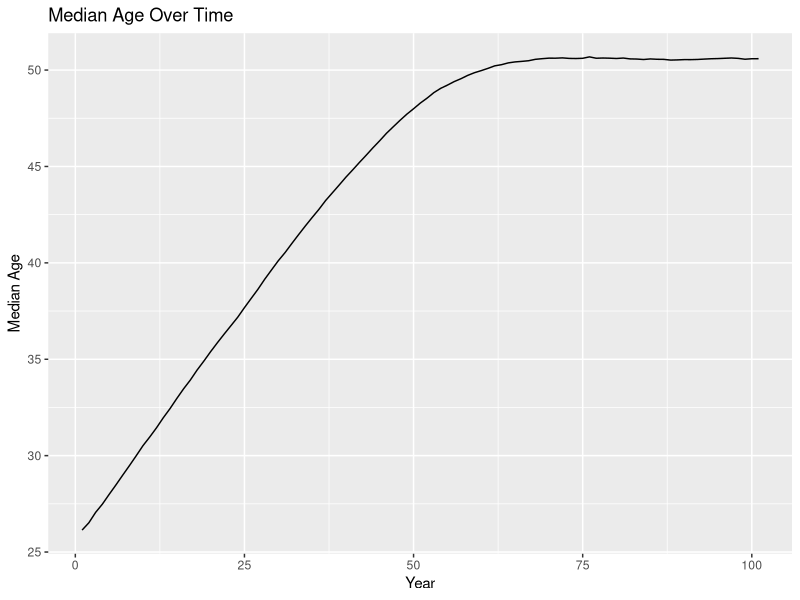
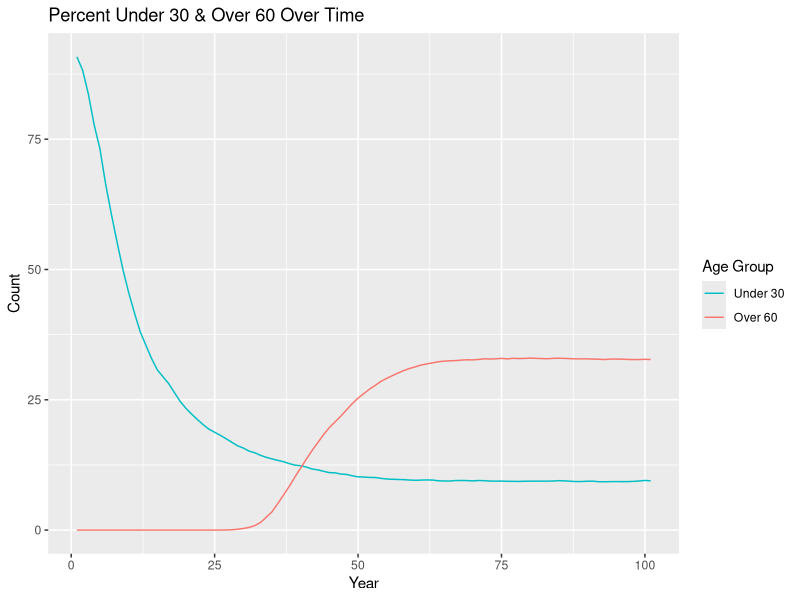
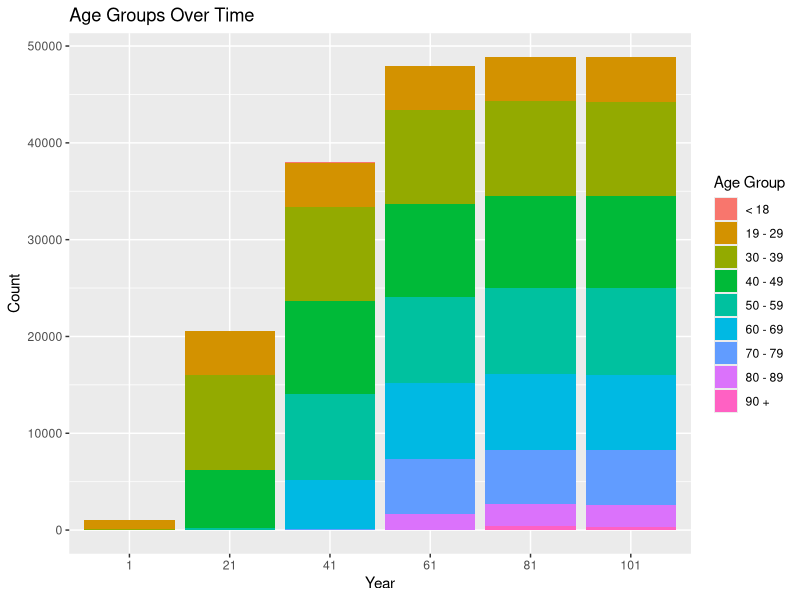
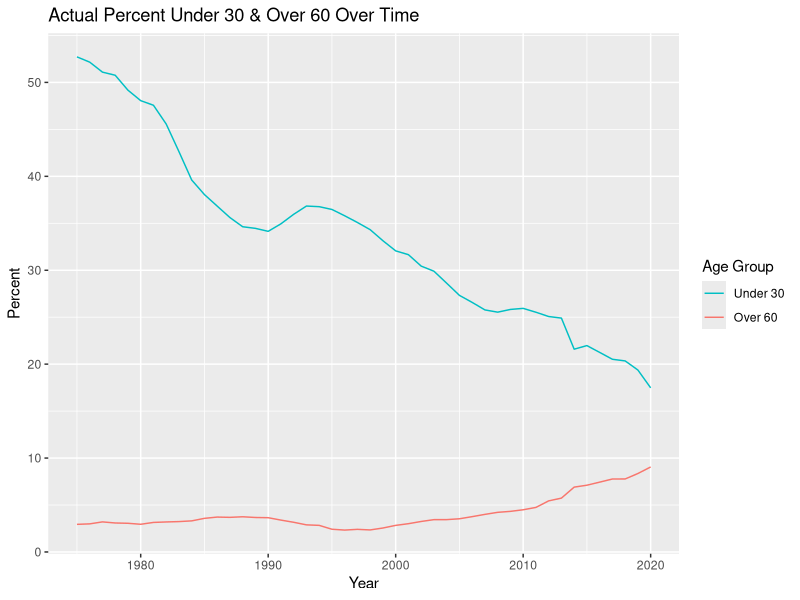
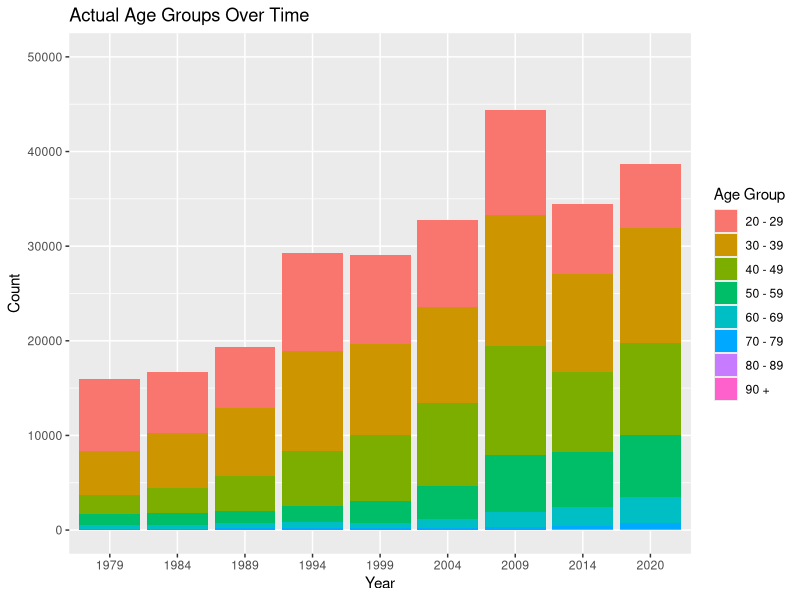
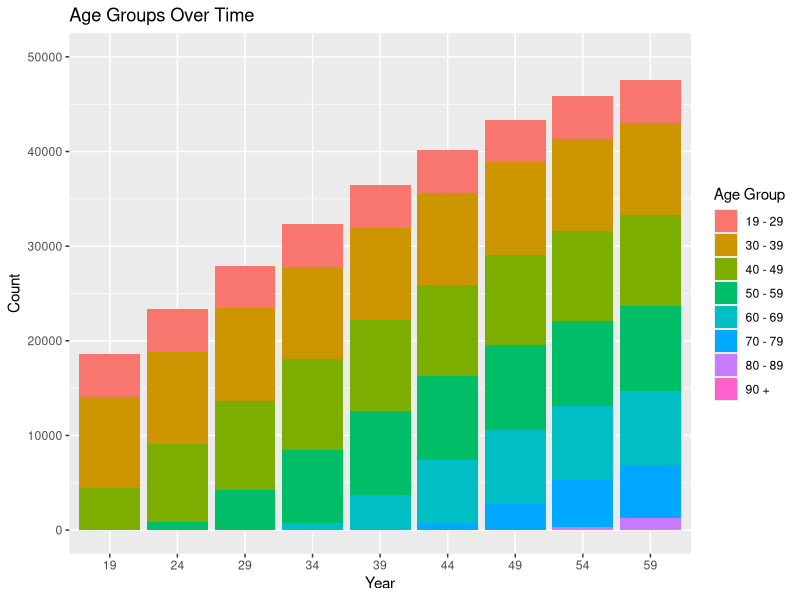
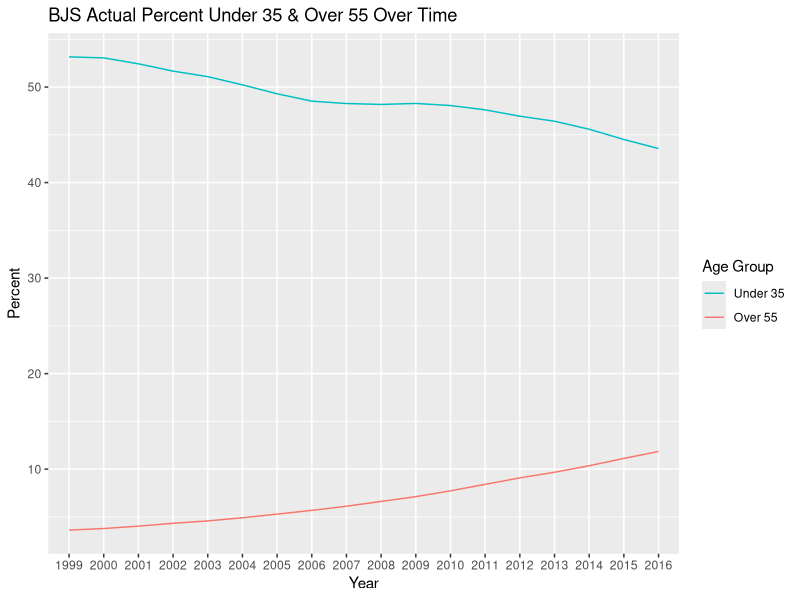
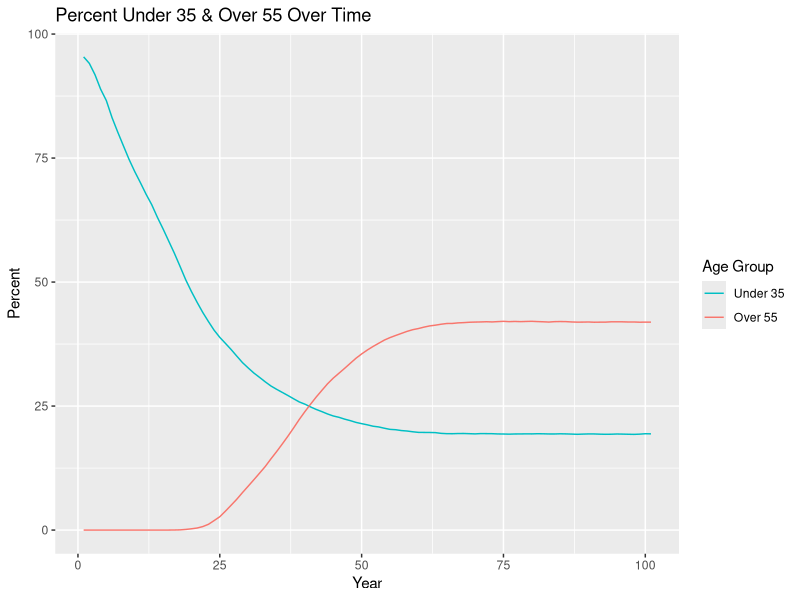

Write R code to recreate these figures, in order.
## ---- chunk 1
knitr::opts_chunk$set(echo = TRUE)
## ---- chunk 2
library(tidyverse)
## ---- chunk 3
set.seed(12345)
## ---- chunk 4
pop_n <- 1000
pop_mean <- 26
pop_sd <- 3
parole_eligibility <- 20
parole_prob <- 0.9
## ---- chunk 5
population <- 
  rnorm(n = pop_n, mean = pop_mean, sd = pop_sd) %>% 
  enframe() %>% 
  select(value) %>% 
  rename(original_age = value) %>% 
  mutate(current_age = original_age, years_incarcerated = 0)

overall <-
  tibble(year = 1, total = nrow(population), 
         median_age = median(population$current_age)) %>% 
  mutate("< 18" = pull(count(filter(population, current_age < 19))),
         "19 - 29" = pull(count(filter(population, current_age >= 19 & current_age < 30))),
         "30 - 39" = pull(count(filter(population, current_age >= 30 & current_age < 40))),
         "40 - 49" = pull(count(filter(population, current_age >= 40 & current_age < 50))),
         "50 - 59" = pull(count(filter(population, current_age >= 50 & current_age < 60))),
         "60 - 69" = pull(count(filter(population, current_age >= 60 & current_age < 70))),
         "70 - 79" = pull(count(filter(population, current_age >= 70 & current_age < 80))),
         "80 - 89" = pull(count(filter(population, current_age >= 80 & current_age < 90))),
         "90 +" = pull(count(filter(population, current_age >= 90))))
## ---- chunk 6
one_year_population <- function(data) {
  # age & years incarcerated increases by 1
  data$current_age <- data$current_age + 1
  data$years_incarcerated <- data$years_incarcerated + 1
  
  # creates age group cohorts & randomly removes fraction based on cohort
  less_than_18 <- filter(data, current_age < 19)
  less_than_18 <- sample_frac(less_than_18, (1 - 0.0007))
  
  `19_to_29` <- filter(data, current_age >= 19 & current_age < 30)
  `19_to_29` <- sample_frac(`19_to_29`, (1 - 0.0013))
  
  `30_to_39` <- filter(data, current_age >= 30 & current_age < 40)
  `30_to_39` <- sample_frac(`30_to_39`, (1 - 0.0019))
  
  `40_to_49` <- filter(data, current_age >= 40 & current_age < 50)
  `40_to_49` <- sample_frac(`40_to_49`, (1 - 0.0040))
  
  `50_to_59` <- filter(data, current_age >= 50 & current_age < 60)
  `50_to_59` <- sample_frac(`50_to_59`, (1 - 0.0088))
  
  `60_to_69` <- filter(data, current_age >= 60 & current_age < 70)
  `60_to_69` <- sample_frac(`60_to_69`, (1 - 0.0178))
  
  `70_to_79` <- filter(data, current_age >= 70 & current_age < 80)
  `70_to_79` <- sample_frac(`70_to_79`, (1 - 0.0439))
  
  `80_to_89` <- filter(data, current_age >= 80 & current_age < 90)
  `80_to_89` <- sample_frac(`80_to_89`, (1 - 0.1345))
  
  over_90 <- filter(data, current_age >= 90)
  over_90 <- sample_frac(over_90, (1 - 0.2000))
  
  data <- do.call("rbind", list(less_than_18, `19_to_29`, `30_to_39`, `40_to_49`, `50_to_59`, 
                                `60_to_69`,`70_to_79`, `80_to_89`, over_90))
  
  # adds 1000 more
  incoming <- 
    rnorm(n = pop_n, mean = pop_mean, sd = pop_sd) %>% 
    enframe() %>% 
    select(value) %>% 
    rename(original_age = value) %>% 
    mutate(current_age = original_age, years_incarcerated = 0)
  data <- rbind(data, incoming)
  
  # removes any observations with age less than 16 or greater than 100
  data <- data %>% 
    filter(current_age >= 16 & current_age < 100)
}

one_year_overall <- function(data, p) {
    incoming <-
      tibble(year = last(data$year) + 1, total = nrow(p),
             median_age = median(p$current_age)) %>% 
        mutate("< 18" = pull(count(filter(p, current_age < 19))),
               "19 - 29" = pull(count(filter(p, current_age >= 19 & current_age < 30))),
               "30 - 39" = pull(count(filter(p, current_age >= 30 & current_age < 40))),
               "40 - 49" = pull(count(filter(p, current_age >= 40 & current_age < 50))),
               "50 - 59" = pull(count(filter(p, current_age >= 50 & current_age < 60))),
               "60 - 69" = pull(count(filter(p, current_age >= 60 & current_age < 70))),
               "70 - 79" = pull(count(filter(p, current_age >= 70 & current_age < 80))),
               "80 - 89" = pull(count(filter(p, current_age >= 80 & current_age < 90))),
               "90 +" = pull(count(filter(p, current_age >= 90))))
    data <- rbind(data, incoming)
}
## ---- chunk 7
# extend 100 years until stable
no_parole_population <- population
no_parole_overall <- overall

for (i in 1:100) {
  no_parole_population <- one_year_population(no_parole_population)
  no_parole_overall <- one_year_overall(no_parole_overall, no_parole_population)
}
## ---- chunk 8
ggplot(data = no_parole_overall, mapping = aes(x = year, y = median_age)) +
  geom_line() +
  labs(title = "Median Age Over Time", x = "Year", y = "Median Age")

no_parole_overall %>% 
  mutate(under_30 = (`19 - 29` + `< 18`) / total * 100, 
         over_60 = (`60 - 69` + `70 - 79` + `80 - 89` + `90 +`) / total * 100) %>% 
  select(year, under_30, over_60) %>% 
  ggplot(data = ., mapping = aes(x = year, group = 1)) +
  geom_line(mapping = aes(y = under_30, color = "under_30")) +
  geom_line(mapping = aes(y = over_60, color = "over_60")) +
  labs(title = "Percent Under 30 & Over 60 Over Time", x = "Year", y = "Count") +
  scale_color_discrete(name = "Age Group",
                       breaks = c("under_30", "over_60"), labels = c("Under 30", "Over 60"))

no_parole_overall_long <- no_parole_overall %>% 
  select(year, `< 18`:`90 +`) %>% 
  mutate(year = as.character(year)) %>% 
  pivot_longer(-year, names_to = "age_group", values_to = "count")

ggplot(data = no_parole_overall_long, mapping = aes(x = year, y = count, fill = age_group)) +
  geom_bar(position = "stack", stat = "identity") +
  labs(title = "Age Groups Over Time", x = "Year", y = "Count") +
  scale_x_discrete(limits = c("1", "21", "41", "61", "81", "101")) +
  scale_fill_discrete(name = "Age Group",
                      breaks = c("< 18", "19 - 29", "30 - 39", "40 - 49", "50 - 59", "60 - 69",
                                 "70 - 79", "80 - 89", "90 +"))
## ---- chunk 9
simulation_base <- no_parole_overall %>% 
  filter(year == 100) %>%
  mutate(`< 18` = `< 18` / total * 100, `19 - 29` = `19 - 29` / total * 100,
         `30 - 39` = `30 - 39` / total * 100, `40 - 49` = `40 - 49` / total * 100,
         `50 - 59` = `50 - 59` / total * 100, `60 - 69` = `60 - 69` / total * 100,
         `70 - 79` = `70 - 79` / total * 100, `80 - 89` = `80 - 89` / total * 100,
         `90 +` = `90 +` / total * 100) %>% 
  select(total:`90 +`)

simulation_base_alt <- no_parole_overall %>% 
  filter(year == 100) %>% 
  mutate(under_30 = (`19 - 29` + `< 18`) / total * 100, 
         over_60 = (`60 - 69` + `70 - 79` + `80 - 89` + `90 +`) / total * 100) %>% 
  select(total, median_age, under_30, over_60)
## ---- chunk 10
bar_race <- no_parole_overall %>% 
  select(year, `< 18`:`90 +`) %>% 
  mutate(year = as.character(year)) %>% 
  pivot_longer(-year, names_to = "age_group", values_to = "count") %>% 
  pivot_wider(names_from = "year", values_from = "count")
## ---- chunk 11
nc <- read.csv("nc.csv")
nc %>% 
  mutate(Under30 = (AgeUnder20 + Age20to29) / PrisonPopulation * 100, 
         Over60 = (Age60to69 + Age70to79 + Age80to89 + Age90over) / PrisonPopulation * 100) %>% 
  select(year, PrisonPopulation, Under30, Over60) %>% 
  ggplot(data = ., mapping = aes(x = year, group = 1)) +
  geom_line(mapping = aes(y = Under30, color = "Under30")) +
  geom_line(mapping = aes(y = Over60, color = "Over60")) +
  labs(title = "Actual Percent Under 30 & Over 60 Over Time", x = "Year", y = "Percent") +
  scale_color_discrete(name = "Age Group",
                       breaks = c("Under30", "Over60"), labels = c("Under 30", "Over 60"))

nc_long <- nc %>% 
  select(year, AgeUnder20:Age90over) %>% 
  mutate(year = as.character(year)) %>% 
  pivot_longer(-year, names_to = "age_group", values_to = "count")

nc_long %>% 
  filter(age_group != "AgeUnder20") %>% 
  ggplot(data = ., mapping = aes(x = year, y = count, fill = age_group)) +
  geom_col() +
  labs(title = "Actual Age Groups Over Time", x = "Year", y = "Count") +
  scale_x_discrete(limits = c("1979", "1984", "1989", "1994", "1999", "2004", "2009", "2014", 
                              "2020")) +
  expand_limits(y = c(0, 50000)) +
  scale_fill_discrete(name = "Age Group",
                      breaks = c("Age20to29", "Age30to39", "Age40to49", "Age50to59", 
                                 "Age60to69", "Age70to79", "Age80to89", "Age90over"),
                      labels = c("20 - 29", "30 - 39", "40 - 49", "50 - 59", "60 - 69",
                                 "70 - 79", "80 - 89", "90 +"))

no_parole_overall_long %>% 
  filter(age_group != "< 18") %>% 
  ggplot(data = ., mapping = aes(x = year, y = count, fill = age_group)) +
  geom_col() +
  labs(title = "Age Groups Over Time", x = "Year", y = "Count") +
  scale_x_discrete(limits = c("19", "24", "29", "34", "39", "44", "49", "54", "59")) +
  expand_limits(y = c(0, 50000)) +
  scale_fill_discrete(name = "Age Group",
                      breaks = c("19 - 29", "30 - 39", "40 - 49", "50 - 59", "60 - 69",
                                 "70 - 79", "80 - 89", "90 +"))
## ---- chunk 12
actual_nc <- nc %>% 
  filter(year == 2020) %>% 
  mutate(AgeUnder20 = AgeUnder20 / PrisonPopulation * 100,
         Age20to29 = Age20to29 / PrisonPopulation * 100, 
         Age30to39 = Age30to39 / PrisonPopulation * 100, 
         Age40to49 = Age40to49 / PrisonPopulation * 100, 
         Age50to59 = Age50to59 / PrisonPopulation * 100, 
         Age60to69 = Age60to69 / PrisonPopulation * 100, 
         Age70to79 = Age70to79 / PrisonPopulation * 100, 
         Age80to89 = Age80to89 / PrisonPopulation * 100, 
         Age90over = Age90over / PrisonPopulation * 100)
## ---- chunk 13
bjs <- read.csv("bjs.csv")
bjs_wide <- bjs %>% 
  select(RPTYEAR, AGEYREND, n) %>% 
  mutate(RPTYEAR = as.character(RPTYEAR)) %>% 
  pivot_wider(names_from = "AGEYREND", values_from = "n") %>% 
  mutate(total = `(1) 18-24 years` + `(2) 25-34 years` + `(3) 35-44 years` + 
           `(4) 45-54 years` + `(5) 55+ years`)

bjs_wide %>% 
  mutate(under_35 = (`(1) 18-24 years` + `(2) 25-34 years`) / total * 100, 
         over_55 = `(5) 55+ years` / total * 100) %>% 
  select(RPTYEAR, under_35, over_55) %>% 
  ggplot(data = ., mapping = aes(x = RPTYEAR, group = 1)) +
  geom_line(mapping = aes(y = under_35, color = "under_35")) +
  geom_line(mapping = aes(y = over_55, color = "over_55")) + 
  labs(title = "BJS Actual Percent Under 35 & Over 55 Over Time", x = "Year", y = "Percent") +
  scale_color_discrete(name = "Age Group", 
                       breaks = c("under_35", "over_55"), labels = c("Under 35", "Over 55"))

no_parole_overall %>% 
  mutate(under_35 = (`30 - 39` / 2 + `19 - 29` + `< 18`) / total * 100,
         over_55 = (`50 - 59` / 2 + `60 - 69` + `70 - 79` + `80 - 89` + `90 +`) / 
           total * 100) %>% 
  select(year, under_35, over_55) %>% 
  ggplot(data = ., mapping = aes(x = year, group = 1)) +
  geom_line(mapping = aes(y = under_35, color = "under_35")) +
  geom_line(mapping = aes(y = over_55, color = "over_55")) +
  labs(title = "Percent Under 35 & Over 55 Over Time", x = "Year", y = "Percent") +
  scale_color_discrete(name = "Age Group",
                       breaks = c("under_35", "over_55"), labels = c("Under 35", "Over 55"))

ggplot(data = bjs, mapping = aes(x = RPTYEAR, y = COUNT_THSNDS, fill = AGEYREND)) +
  geom_col() +
  labs(title = "BJS Actual Age Groups Over Time", x = "Year", y = "Count (in thousands)") +
  scale_fill_discrete(name = "Age Group",
                      breaks = c("(1) 18-24 years", "(2) 25-34 years", "(3) 35-44 years",
                                 "(4) 45-54 years", "(5) 55+ years"),
                      labels = c("18 - 24", "25 - 34", "35 - 44", "45 - 54", "55 +"))

no_parole_overall %>% 
  mutate(`18 - 24` = `< 18` + `19 - 29` / 2, `25 - 34` = `19 - 29` / 2 + `30 - 39` / 2,
         `35 - 44` = `30 - 39` / 2 + `40 - 49` / 2, `45 - 54` = `40 - 49` / 2 + `50 - 59` / 2,
         `55 +` = `50 - 59` / 2 + `60 - 69` + `70 - 79` + `80 - 89` + `90 +`) %>% 
  select(year, `18 - 24`:`55 +`) %>% 
  mutate(year = as.character(year)) %>% 
  pivot_longer(-year, names_to = "age_group", values_to = "count") %>% 
  ggplot(data = ., mapping = aes(x = year, y = count, fill = age_group)) +
  geom_col() +
  labs(title = "Age Groups Over Time", x = "Year", y = "Count") +
  scale_x_discrete(limits = c("19", "24", "29", "34", "39", "44", "49", "54", "59")) +
  scale_fill_discrete(name = "Age Group")
## ---- chunk 14
population_e <- no_parole_population
overall_e <- no_parole_overall
for (i in 1:100) {
  population_e <- one_year_population(population_e)
  overall_e <- one_year_overall(overall_e, population_e)
}
## ---- chunk 15
ggplot(data = overall_e, mapping = aes(x = year, y = median_age)) +
  geom_line() +
  labs(title = "Median Age Over Time", x = "Year", y = "Median Age")

overall_e %>% 
  mutate(under_30 = (`19 - 29` + `< 18`) / total * 100, 
         over_60 = (`60 - 69` + `70 - 79` + `80 - 89` + `90 +`) / total * 100) %>% 
  select(year, under_30, over_60) %>% 
  ggplot(data = ., mapping = aes(x = year, group = 1)) +
  geom_line(mapping = aes(y = under_30, color = "under_30")) +
  geom_line(mapping = aes(y = over_60, color = "over_60")) +
  labs(title = "Percent Under 30 & Over 60 Over Time", x = "Year", y = "Count") +
  scale_color_discrete(name = "Age Group",
                       breaks = c("under_30", "over_60"), labels = c("Under 30", "Over 60"))

overall_e_long <- overall_e %>% 
  select(year, `< 18`:`90 +`) %>% 
  mutate(year = as.character(year)) %>% 
  pivot_longer(-year, names_to = "age_group", values_to = "count") %>% 
  filter(year == "1" | year == "21" | year == "41" | year == "61" | year == "81" | 
           year == "101" | year == "121" | year == "141" | year == "161" | year == "181" |
           year == "201")

ggplot(data = overall_e_long, mapping = aes(x = year, y = count, fill = age_group)) +
  geom_bar(position = "stack", stat = "identity") +
  labs(title = "Age Groups Over Time", x = "Year", y = "Count") +
  scale_x_discrete(limits = c("1", "21", "41", "61", "81", "101", "121", "141", "161", "181", 
                              "201")) +
  scale_fill_discrete(name = "Age Group",
                      breaks = c("< 18", "19 - 29", "30 - 39", "40 - 49", "50 - 59", "60 - 69",
                                 "70 - 79", "80 - 89", "90 +"))

bar_race_e <- overall_e %>% 
  select(year, `< 18`:`90 +`) %>% 
  mutate(year = as.character(year)) %>% 
  pivot_longer(-year, names_to = "age_group", values_to = "count") %>% 
  pivot_wider(names_from = "year", values_from = "count")
## ---- chunk 16
one_year_parole <- function(data) {
  # age & years incarcerated increases by 1
  data$current_age <- data$current_age + 1
  data$years_incarcerated <- data$years_incarcerated + 1
  
  # creates age group cohorts & randomly removes fraction based on cohort
  less_than_18 <- filter(data, current_age < 19)
  less_than_18 <- sample_frac(less_than_18, (1 - 0.0007))
  
  `19_to_29` <- filter(data, current_age >= 19 & current_age < 30)
  `19_to_29` <- sample_frac(`19_to_29`, (1 - 0.0013))
  
  `30_to_39` <- filter(data, current_age >= 30 & current_age < 40)
  `30_to_39` <- sample_frac(`30_to_39`, (1 - 0.0019))
  
  `40_to_49` <- filter(data, current_age >= 40 & current_age < 50)
  `40_to_49` <- sample_frac(`40_to_49`, (1 - 0.0040))
  
  `50_to_59` <- filter(data, current_age >= 50 & current_age < 60)
  `50_to_59` <- sample_frac(`50_to_59`, (1 - 0.0088))
  
  `60_to_69` <- filter(data, current_age >= 60 & current_age < 70)
  `60_to_69` <- sample_frac(`60_to_69`, (1 - 0.0178))
  
  `70_to_79` <- filter(data, current_age >= 70 & current_age < 80)
  `70_to_79` <- sample_frac(`70_to_79`, (1 - 0.0439))
  
  `80_to_89` <- filter(data, current_age >= 80 & current_age < 90)
  `80_to_89` <- sample_frac(`80_to_89`, (1 - 0.1345))
  
  over_90 <- filter(data, current_age >= 90)
  over_90 <- sample_frac(over_90, (1 - 0.2000))
  
  data <- do.call("rbind", list(less_than_18, `19_to_29`, `30_to_39`, `40_to_49`, `50_to_59`, 
                                `60_to_69`,`70_to_79`, `80_to_89`, over_90))
  
  eligible <- sample_frac(filter(data, years_incarcerated >= parole_eligibility), parole_prob)
  ineligible <- filter(data, years_incarcerated < parole_eligibility)
  data <- rbind(eligible, ineligible)
  
  # adds 1000 more
  incoming <- 
    rnorm(n = pop_n, mean = pop_mean, sd = pop_sd) %>% 
    enframe() %>% 
    select(value) %>% 
    rename(original_age = value) %>% 
    mutate(current_age = original_age, years_incarcerated = 0)
  data <- rbind(data, incoming)
  
  # removes any observations with age less than 16 or greater than 100
  data <- data %>% 
    filter(current_age >= 16 & current_age < 100)
}
## ---- chunk 17
parole_population <- population
parole_overall <- overall

for (i in 1:100) {
  parole_population <- one_year_parole(parole_population)
  parole_overall <- one_year_overall(parole_overall, parole_population)
}
## ---- chunk 18
ggplot(data = parole_overall, mapping = aes(x = year, y = median_age)) +
  geom_line() +
  labs(title = "Median Age Over Time with Parole", x = "Year", y = "Median Age")

parole_overall %>% 
  mutate(under_30 = (`19 - 29` + `< 18`) / total * 100, 
         over_60 = (`60 - 69` + `70 - 79` + `80 - 89` + `90 +`) / total * 100) %>% 
  select(year, under_30, over_60) %>% 
  ggplot(data = ., mapping = aes(x = year, group = 1)) +
  geom_line(mapping = aes(y = under_30, color = "under_30")) +
  geom_line(mapping = aes(y = over_60, color = "over_60")) +
  labs(title = "Percent Under 30 & Over 60 Over Time with Parole", x = "Year", y = "Count") +
  scale_color_discrete(name = "Age Group",
                       breaks = c("under_30", "over_60"), labels = c("Under 30", "Over 60"))

parole_overall_long <- parole_overall %>% 
  select(year, `< 18`:`90 +`) %>% 
  mutate(year = as.character(year)) %>% 
  pivot_longer(-year, names_to = "age_group", values_to = "count")

ggplot(data = parole_overall_long, mapping = aes(x = year, y = count, fill = age_group)) +
  geom_bar(position = "stack", stat = "identity") +
  labs(title = "Age Groups Over Time with Parole", x = "Year", y = "Count") +
  scale_x_discrete(limits = c("1", "21", "41", "61", "81", "101")) +
  scale_fill_discrete(name = "Age Group",
                      breaks = c("< 18", "19 - 29", "30 - 39", "40 - 49", "50 - 59", "60 - 69",
                                 "70 - 79", "80 - 89", "90 +"))
## ---- chunk 19
simulation_parole <- parole_overall %>% 
  filter(year == 100) %>%
  mutate(`< 18` = `< 18` / total * 100, `19 - 29` = `19 - 29` / total * 100,
         `30 - 39` = `30 - 39` / total * 100, `40 - 49` = `40 - 49` / total * 100,
         `50 - 59` = `50 - 59` / total * 100, `60 - 69` = `60 - 69` / total * 100,
         `70 - 79` = `70 - 79` / total * 100, `80 - 89` = `80 - 89` / total * 100,
         `90 +` = `90 +` / total * 100) %>% 
  select(total:`90 +`)

simulation_parole_alt <- parole_overall %>% 
  filter(year == 100) %>% 
  mutate(under_30 = (`19 - 29` + `< 18`) / total * 100, 
         over_60 = (`60 - 69` + `70 - 79` + `80 - 89` + `90 +`) / total * 100) %>% 
  select(total, median_age, under_30, over_60)
## ---- chunk 20
policy_population <- parole_population
policy_overall <- parole_overall

for (i in 1:100) {
  policy_population <- one_year_population(policy_population)
  policy_overall <- one_year_overall(policy_overall, policy_population)
}
## ---- chunk 21
ggplot(data = policy_overall, mapping = aes(x = year, y = median_age)) +
  geom_line() +
  labs(title = "Median Age Over Time if Parole is Eliminated", x = "Year", y = "Median Age")

policy_overall %>% 
  mutate(under_30 = (`19 - 29` + `< 18`) / total * 100, 
         over_60 = (`60 - 69` + `70 - 79` + `80 - 89` + `90 +`) / total * 100) %>% 
  select(year, under_30, over_60) %>% 
  ggplot(data = ., mapping = aes(x = year, group = 1)) +
  geom_line(mapping = aes(y = under_30, color = "under_30")) +
  geom_line(mapping = aes(y = over_60, color = "over_60")) +
  labs(title = "Percent Under 30 & Over 60 if Parole is Eliminated", x = "Year", y = "Count") +
  scale_color_discrete(name = "Age Group",
                       breaks = c("under_30", "over_60"), labels = c("Under 30", "Over 60"))

policy_overall_long <- policy_overall %>% 
  select(year, `< 18`:`90 +`) %>% 
  mutate(year = as.character(year)) %>% 
  pivot_longer(-year, names_to = "age_group", values_to = "count")

ggplot(data = policy_overall_long, mapping = aes(x = year, y = count, fill = age_group)) +
  geom_bar(position = "stack", stat = "identity") +
  labs(title = "Age Groups Over Time if Parole is Eliminated", x = "Year", y = "Count") +
  scale_x_discrete(limits = c("100", "105", "110", "115", "120", "125", 
                              "130", "135", "140", "145", "150")) +
  scale_fill_discrete(name = "Age Group",
                      breaks = c("< 18", "19 - 29", "30 - 39", "40 - 49", "50 - 59", "60 - 69",
                                 "70 - 79", "80 - 89", "90 +"))
